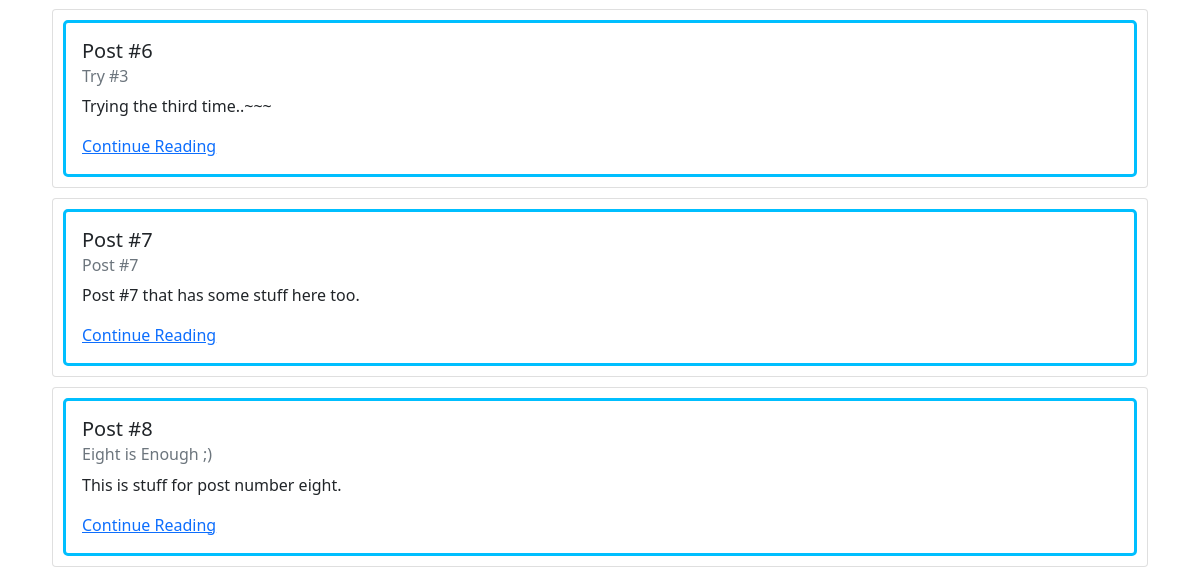
The app's page /posts/ (lower part), older data.
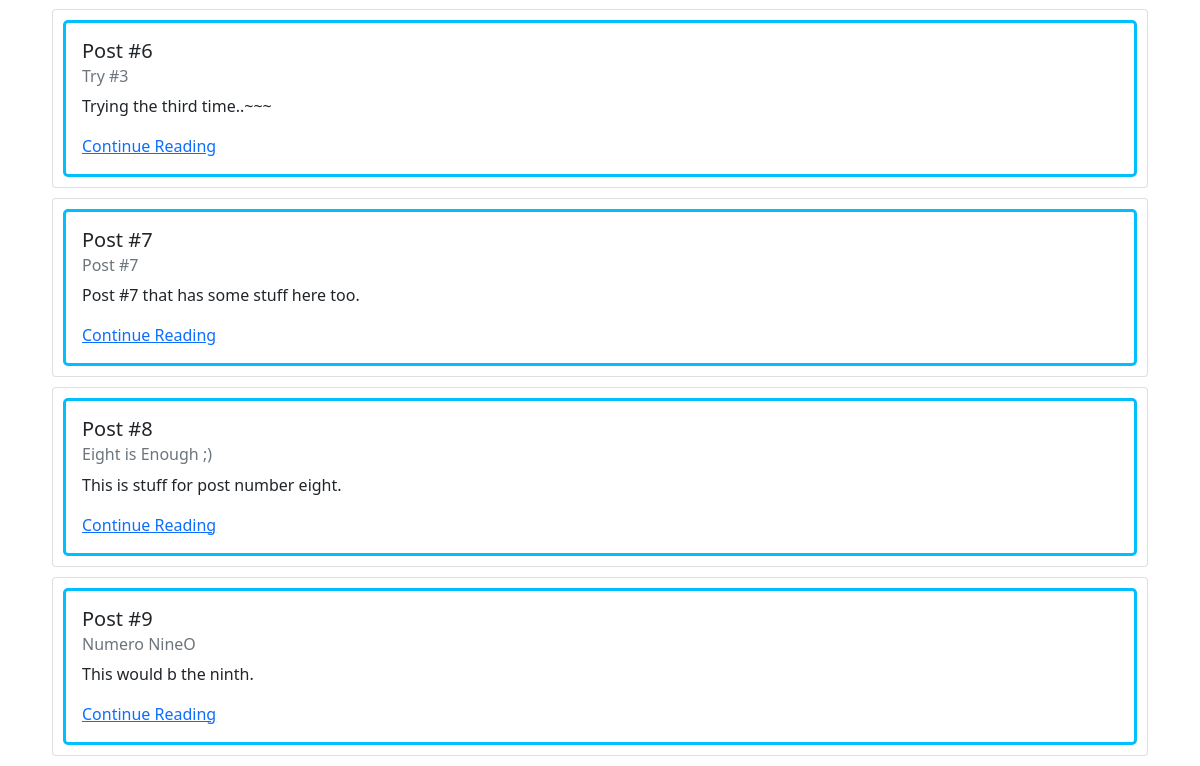
The same page, newer data.
### posts/models.py (models this page shows, shortened)
class Post(models.Model):
  title = models.CharField(max_length=256)
  body = models.TextField()

### posts/views.py (the view)
# urls.py: path('', PostListView.as_view(), name='post_list'),
class PostListView(ListView):
  template_name = 'posts/list.html'
  model = Post

### templates/posts/list.html (shortened to what this page needs)
{% extends 'base.html' %}
{% block content %}
  {% for post in post_list %}
    <div class="card post-list">
      <div class="card-body">
        <h5 class="card-title">Post #{{ post.id }}</h5>
        <h6 class="card-subtitle mb-2 text-muted">{{ post.title }}</h6>
        <p class="card-text">{{ post.body|truncatechars:500 }}</p>
        <a href="{% url 'post_detail' post.id %}" class="card-link">
          Continue Reading
        </a>
      </div>
    </div>
  {% endfor %}
{% endblock content %}

Row changes from the older to the newer data that the page shows:
added Post: id "9", title "Numero NineO", body "This would b the ninth."
